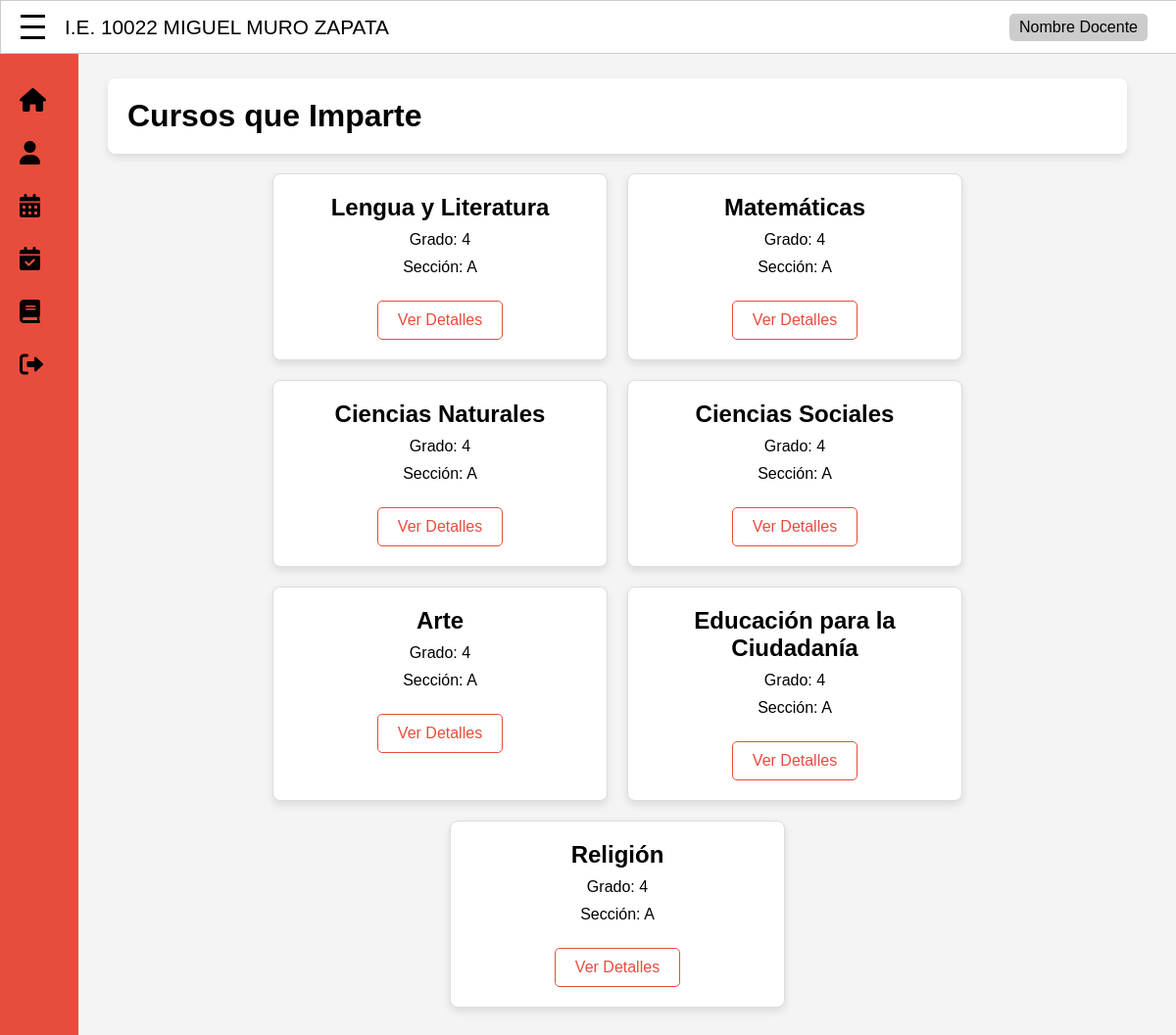
The app's page /dashboard.php?page=cursos_x_docente (signed in) with its own data.
### tables this page shows
CREATE TABLE `datos_personales` (
  `idDatos_Personales` int(11) NOT NULL,
  `Nombre_apellido` varchar(45) NOT NULL,
  `Fecha_Nacimiento` datetime NOT NULL,
  `Sexo` int(11) NOT NULL,
  `Correo` varchar(45) NOT NULL,
  `Celular` varchar(45) DEFAULT NULL,
  `Foto` blob NOT NULL,
  `idUsuario` int(11) NOT NULL
);

CREATE TABLE `curso` (
  `idCurso` int(11) NOT NULL,
  `Nombre` varchar(45) NOT NULL,
  `Descripcion` varchar(100) DEFAULT NULL
);

### cursos_x_docente.php (the view, shortened to what this page needs)
<?php
include 'db.php';
$idUsuario = $_SESSION['user_id'];
$sql = "SELECT idUser_maestro FROM user_maestro WHERE idUsuario = ?";
$stmt = $conn->prepare($sql);
$stmt->bind_param("i", $idUsuario);
$stmt->execute();
$result = $stmt->get_result();
$user_maestro = $result->fetch_assoc();
$idUser_maestro = $user_maestro['idUser_maestro'];
$sql = "
    SELECT DISTINCT c.idCurso, c.Nombre, g.NroGrado, g.Seccion
    FROM curso c
    JOIN horario h ON c.idCurso = h.idCurso
    JOIN grado g ON h.idGrado = g.idGrado
    JOIN maestro_horario mh ON h.idHorario = mh.idHorario
    WHERE mh.idUser_maestro = ?
";
$stmt = $conn->prepare($sql);
$stmt->bind_param("i", $idUser_maestro);
$stmt->execute();
$result = $stmt->get_result();
$cursos = $result->fetch_all(MYSQLI_ASSOC);
?>
<!DOCTYPE html>
<html lang="es">
<head>
    <link rel="stylesheet" href="styles_courses_teacher.css">
</head>
<body>
    <div class="courses-header">
        <h1>Cursos que Imparte</h1>
    </div>
    <main>
        <div class="course-container">
            <?php foreach ($cursos as $curso): ?>
                <div class="course-card">
                    <h2><?php echo htmlspecialchars($curso['Nombre']); ?></h2>
                    <p>Grado: <?php echo htmlspecialchars($curso['NroGrado']); ?></p>
                    <p>Sección: <?php echo htmlspecialchars($curso['Seccion']); ?></p>
                    <a href="dashboard.php?page=curso_detalle&idCurso=<?php echo htmlspecialchars($curso['idCurso']); ?>&NroGrado=<?php echo htmlspecialchars($curso['NroGrado']); ?>&Seccion=<?php echo htmlspecialchars($curso['Seccion']); ?>" class="view-details">Ver Detalles</a>
                </div>
            <?php endforeach; ?>
        </div>
    </main>
</body>
</html>

### dashboard.php (shortened to what this page needs)
<?php
    include 'db.php';
    $user_profile = isset($_SESSION['user_profile']) ? $_SESSION['user_profile'] : 2;
    $user_id = $_SESSION['user_id'];
    $page = isset($_GET['page']) ? $_GET['page'] : '';
    $sql = "SELECT Nombre_apellido FROM datos_personales WHERE idUsuario = ?";
    $stmt = $conn->prepare($sql);
    $stmt->bind_param("i", $user_id);
    $stmt->execute();
    $stmt->bind_result($user_name);
?>
<!DOCTYPE html>
<html lang="es">
<head>
    <link rel="stylesheet" href="styles_dashboard.css">
    <link rel="stylesheet" href="https://cdnjs.cloudflare.com/ajax/libs/font-awesome/6.0.0-beta3/css/all.min.css">
</head>
<body>
    <header>
        <div class="header-left">
            <div class="menu-toggle">
                <span></span>
                <span></span>
                <span></span>
            </div>
            <div class="header-title">
                I.E. 10022 MIGUEL MURO ZAPATA
            </div>
        </div>
        <div class="user-info">
            <div class="user-name"><?php echo htmlspecialchars($user_name); ?></div>
        </div>
    </header>
    <nav class="main-menu">
        <ul>
            <?php if ($user_profile === 1):  ?>
                <li><a href="?page=inicio_admin"><i class="fas fa-home"></i><span>Inicio</span></a></li>
                <li><a href="?page=estudiantes"><i class="fas fa-users"></i><span>Estudiantes</span></a></li>
                <li><a href="?page=horarios_admin"><i class="fas fa-calendar-alt"></i><span>Horarios</span></a></li>
                <li><a href="?page=profesores"><i class="fas fa-chalkboard-teacher"></i><span>Profesores</span></a></li>
                <li><a href="?page=cursos"><i class="fas fa-book"></i><span>Cursos</span></a></li>
                <li><a href="?page=expedientes"><i class="fas fa-folder"></i><span>Expedientes</span></a></li>
            <?php elseif ($user_profile === 3):  ?>
                <li><a href="?page=inicio_docente"><i class="fas fa-home"></i><span>Inicio</span></a></li>
                <li><a href="?page=perfil_docente"><i class="fas fa-user"></i><span>Datos Personales</span></a></li>
                <li><a href="?page=horario_docente"><i class="fas fa-calendar-alt"></i><span>Horario</span></a></li>
                <li><a href="?page=asistencias"><i class="fas fa-calendar-check"></i><span>Asistencias</span></a></li>
                <li><a href="?page=cursos_x_docente"><i class="fas fa-book"></i><span>Cursos</span></a></li>
            <?php endif; ?>
            <li><a href="logout.php"><i class="fas fa-sign-out-alt"></i><span>Cerrar Sesión</span></a></li>
        </ul>
    </nav>
    <div class="content">
        <?php
            include($page . '.php');
        ?>
    </div>
</body>
</html>

### styles_dashboard.css (style rules this page uses)
body { font-family: Arial, sans-serif; margin: 0; padding: 0; }
header { display: flex; justify-content: space-between; align-items: center; background-color: white; color: black; border: 1px solid #ccc; padding: 10px 20px; width: 100%; position: fixed; top: 0; left: 0; z-index: 1000; }
.header-left { display: flex; align-items: center; }
.menu-toggle { display: flex; flex-direction: column; cursor: pointer; margin-right: 20px; }
.menu-toggle span { width: 25px; height: 3px; background-color: black; margin: 4px 0; }
.header-title { font-size: 1.3em; }
.user-info { display: flex; align-items: center; margin-right: 50px; }
.user-info .user-name { padding: 5px 10px; background-color: #ccc; border-radius: 5px; }
.main-menu { background-color: #e84c3d; color: black; padding-top: 20px; padding: 20px 10px; position: fixed; top: 50px; width: 60px; height: 100%; left: 0; z-index: 990; transition: width 0.3s ease; }
.main-menu ul { list-style: none; padding: 0; margin: 0; }
.main-menu ul li { padding: 10px; display: flex; align-items: center; margin-top: 10px; }
.main-menu ul li a { color: black; text-decoration: none; display: flex; align-items: center; width: 100%; }
.main-menu ul li i { font-size: 1.5em; margin-right: 10px; }
.content { margin-top: 30px; padding: 50px; margin-left: 60px; transition: margin-left 0.3s ease; }

### styles_courses_teacher.css (style rules this page uses)
body { font-family: Arial, sans-serif; background-color: #f4f4f4; margin: 0; padding: 0; }
h1 { margin: 0; }
.course-container { display: flex; flex-wrap: wrap; gap: 20px; justify-content: center; }
.courses-header { background-color: #ffffff; padding: 20px; border-radius: 8px; box-shadow: 0 4px 8px rgba(0,0,0,0.1); margin-bottom: 20px; }
.course-card { background-color: #ffffff; border: 1px solid #ddd; border-radius: 8px; box-shadow: 0 4px 8px rgba(0, 0, 0, 0.1); width: 300px; padding: 20px; text-align: center; transition: box-shadow 0.3s ease; }
.course-card h2 { font-size: 1.5em; margin: 0 0 10px; }
.course-card p { font-size: 1em; margin: 10px 0; }
.view-details { display: inline-block; margin-top: 15px; padding: 10px 20px; font-size: 1em; color: #e84c3d; text-decoration: none; border: 1px solid #e84c3d; border-radius: 5px; transition: background-color 0.3s, color 0.3s; }

### records on screen
datos_personales: Nombre_apellido "Nombre Docente"
curso: Nombre "Lengua y Literatura", NroGrado "4", Seccion "A"
curso: Nombre "Matemáticas", NroGrado "4", Seccion "A"
curso: Nombre "Ciencias Naturales", NroGrado "4", Seccion "A"
curso: Nombre "Ciencias Sociales", NroGrado "4", Seccion "A"
curso: Nombre "Arte", NroGrado "4", Seccion "A"
curso: Nombre "Educación para la Ciudadanía", NroGrado "4", Seccion "A"
curso: Nombre "Religión", NroGrado "4", Seccion "A"
